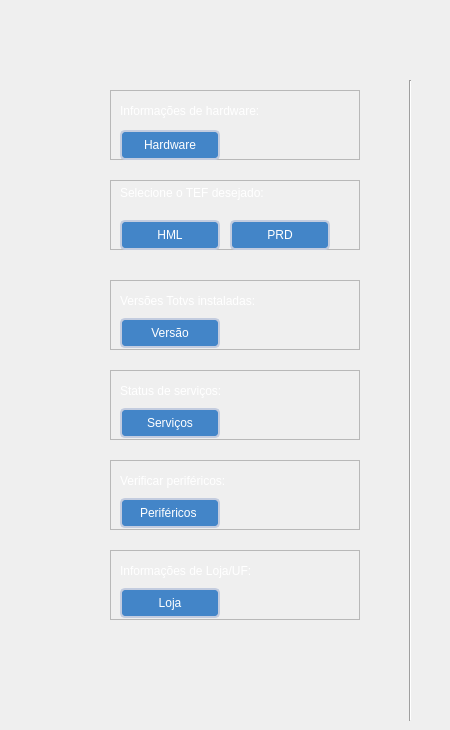
  <widget class="QWidget" name="page_3_totvs">
   <widget class="QFrame" name="frame_13">
    <property name="geometry">
     <rect>
      <x>110</x>
      <y>90</y>
      <width>250</width>
      <height>70</height>
     </rect>
    </property>
    <property name="minimumSize">
     <size>
      <width>250</width>
      <height>70</height>
     </size>
    </property>
    <property name="maximumSize">
     <size>
      <width>250</width>
      <height>70</height>
     </size>
    </property>
    <property name="frameShape">
     <enum>QFrame::StyledPanel</enum>
    </property>
    <property name="frameShadow">
     <enum>QFrame::Raised</enum>
    </property>
    <widget class="QPushButton" name="btn_hardware_3">
     <property name="enabled">
      <bool>true</bool>
     </property>
     <property name="geometry">
      <rect>
       <x>10</x>
       <y>40</y>
       <width>100</width>
       <height>30</height>
      </rect>
     </property>
     <property name="minimumSize">
      <size>
       <width>100</width>
       <height>30</height>
      </size>
     </property>
     <property name="maximumSize">
      <size>
       <width>100</width>
       <height>30</height>
      </size>
     </property>
     <property name="styleSheet">
      <string notr="true">QPushButton {
	background-color: rgb(67, 133, 200);
	border: 2px solid #c3ccdf;
	color: rgb(255, 255, 255);
	border-radius: 5px;
}
QPushButton:hover {
	background-color: rgb(85, 170, 255);
}
QPushButton:pressed {
	background-color: rgb(0, 0, 0);
}</string>
     </property>
     <property name="text">
      <string>Hardware</string>
     </property>
     <property name="icon">
      <iconset>
       <normaloff>../images/icons/hard-drive.svg</normaloff>../images/icons/hard-drive.svg</iconset>
     </property>
     <property name="iconSize">
      <size>
       <width>20</width>
       <height>18</height>
      </size>
     </property>
    </widget>
    <widget class="QLabel" name="label_hardware_3">
     <property name="geometry">
      <rect>
       <x>10</x>
       <y>10</y>
       <width>230</width>
       <height>22</height>
      </rect>
     </property>
     <property name="styleSheet">
      <string notr="true">font: 700 14pt &quot;Segoe UI&quot;;
color: rgb(255, 255, 255);</string>
     </property>
     <property name="text">
      <string>Informações de hardware:</string>
     </property>
    </widget>
   </widget>
   <widget class="QFrame" name="frame_14">
    <property name="geometry">
     <rect>
      <x>110</x>
      <y>180</y>
      <width>250</width>
      <height>70</height>
     </rect>
    </property>
    <property name="minimumSize">
     <size>
      <width>250</width>
      <height>70</height>
     </size>
    </property>
    <property name="maximumSize">
     <size>
      <width>250</width>
      <height>70</height>
     </size>
    </property>
    <property name="frameShape">
     <enum>QFrame::StyledPanel</enum>
    </property>
    <property name="frameShadow">
     <enum>QFrame::Raised</enum>
    </property>
    <widget class="QLabel" name="label_tef_4">
     <property name="geometry">
      <rect>
       <x>10</x>
       <y>0</y>
       <width>241</width>
       <height>26</height>
      </rect>
     </property>
     <property name="styleSheet">
      <string notr="true">font: 700 14pt &quot;Segoe UI&quot;;
color: rgb(255, 255, 255);</string>
     </property>
     <property name="text">
      <string>Selecione o TEF desejado:</string>
     </property>
    </widget>
    <widget class="QPushButton" name="btn_prd_4">
     <property name="geometry">
      <rect>
       <x>120</x>
       <y>40</y>
       <width>100</width>
       <height>30</height>
      </rect>
     </property>
     <property name="minimumSize">
      <size>
       <width>100</width>
       <height>30</height>
      </size>
     </property>
     <property name="maximumSize">
      <size>
       <width>100</width>
       <height>30</height>
      </size>
     </property>
     <property name="styleSheet">
      <string notr="true">QPushButton {
	background-color: rgb(67, 133, 200);
	border: 2px solid #c3ccdf;
	color: rgb(255, 255, 255);
	border-radius: 5px;
}
QPushButton:hover {
	background-color: rgb(85, 170, 255);
}
QPushButton:pressed {
	background-color: rgb(0, 0, 0);
}</string>
     </property>
     <property name="text">
      <string>PRD</string>
     </property>
     <property name="icon">
      <iconset>
       <normaloff>../images/icons/Lane3000.png</normaloff>../images/icons/Lane3000.png</iconset>
     </property>
     <property name="iconSize">
      <size>
       <width>27</width>
       <height>29</height>
      </size>
     </property>
    </widget>
    <widget class="QPushButton" name="btn_hml_4">
     <property name="geometry">
      <rect>
       <x>10</x>
       <y>40</y>
       <width>100</width>
       <height>30</height>
      </rect>
     </property>
     <property name="minimumSize">
      <size>
       <width>100</width>
       <height>30</height>
      </size>
     </property>
     <property name="maximumSize">
      <size>
       <width>100</width>
       <height>30</height>
      </size>
     </property>
     <property name="styleSheet">
      <string notr="true">QPushButton {
	background-color: rgb(67, 133, 200);
	border: 2px solid #c3ccdf;
	color: rgb(255, 255, 255);
	border-radius: 5px;
}
QPushButton:hover {
	background-color: rgb(85, 170, 255);
}
QPushButton:pressed {
	background-color: rgb(0, 0, 0);
}</string>
     </property>
     <property name="text">
      <string>HML</string>
     </property>
     <property name="icon">
      <iconset>
       <normaloff>../images/icons/Lane3000.png</normaloff>../images/icons/Lane3000.png</iconset>
     </property>
     <property name="iconSize">
      <size>
       <width>27</width>
       <height>29</height>
      </size>
     </property>
    </widget>
   </widget>
   <widget class="QFrame" name="frame_15">
    <property name="geometry">
     <rect>
      <x>110</x>
      <y>280</y>
      <width>250</width>
      <height>70</height>
     </rect>
    </property>
    <property name="minimumSize">
     <size>
      <width>250</width>
      <height>70</height>
     </size>
    </property>
    <property name="maximumSize">
     <size>
      <width>250</width>
      <height>70</height>
     </size>
    </property>
    <property name="frameShape">
     <enum>QFrame::StyledPanel</enum>
    </property>
    <property name="frameShadow">
     <enum>QFrame::Raised</enum>
    </property>
    <widget class="QLabel" name="label_version_3">
     <property name="geometry">
      <rect>
       <x>10</x>
       <y>10</y>
       <width>230</width>
       <height>22</height>
      </rect>
     </property>
     <property name="styleSheet">
      <string notr="true">font: 700 14pt &quot;Segoe UI&quot;;
color: rgb(255, 255, 255);</string>
     </property>
     <property name="text">
      <string>Versões Totvs instaladas:</string>
     </property>
    </widget>
    <widget class="QPushButton" name="btn_version_3">
     <property name="geometry">
      <rect>
       <x>10</x>
       <y>38</y>
       <width>100</width>
       <height>30</height>
      </rect>
     </property>
     <property name="minimumSize">
      <size>
       <width>100</width>
       <height>30</height>
      </size>
     </property>
     <property name="maximumSize">
      <size>
       <width>100</width>
       <height>30</height>
      </size>
     </property>
     <property name="styleSheet">
      <string notr="true">QPushButton {
	background-color: rgb(67, 133, 200);
	border: 2px solid #c3ccdf;
	color: rgb(255, 255, 255);
	border-radius: 5px;
}
QPushButton:hover {
	background-color: rgb(85, 170, 255);
}
QPushButton:pressed {
	background-color: rgb(0, 0, 0);
}</string>
     </property>
     <property name="text">
      <string>Versão</string>
     </property>
     <property name="icon">
      <iconset>
       <normaloff>../images/icons/totvs.png</normaloff>../images/icons/totvs.png</iconset>
     </property>
     <property name="iconSize">
      <size>
       <width>38</width>
       <height>25</height>
      </size>
     </property>
    </widget>
   </widget>
   <widget class="QFrame" name="frame_16">
    <property name="geometry">
     <rect>
      <x>110</x>
      <y>370</y>
      <width>250</width>
      <height>70</height>
     </rect>
    </property>
    <property name="minimumSize">
     <size>
      <width>250</width>
      <height>70</height>
     </size>
    </property>
    <property name="maximumSize">
     <size>
      <width>250</width>
      <height>70</height>
     </size>
    </property>
    <property name="frameShape">
     <enum>QFrame::StyledPanel</enum>
    </property>
    <property name="frameShadow">
     <enum>QFrame::Raised</enum>
    </property>
    <widget class="QLabel" name="label_servicos_3">
     <property name="geometry">
      <rect>
       <x>10</x>
       <y>10</y>
       <width>230</width>
       <height>22</height>
      </rect>
     </property>
     <property name="styleSheet">
      <string notr="true">font: 700 14pt &quot;Segoe UI&quot;;
color: rgb(255, 255, 255);</string>
     </property>
     <property name="text">
      <string>Status de serviços:</string>
     </property>
    </widget>
    <widget class="QPushButton" name="btn_servicos_3">
     <property name="geometry">
      <rect>
       <x>10</x>
       <y>38</y>
       <width>100</width>
       <height>30</height>
      </rect>
     </property>
     <property name="minimumSize">
      <size>
       <width>100</width>
       <height>30</height>
      </size>
     </property>
     <property name="maximumSize">
      <size>
       <width>100</width>
       <height>30</height>
      </size>
     </property>
     <property name="styleSheet">
      <string notr="true">QPushButton {
	background-color: rgb(67, 133, 200);
	border: 2px solid #c3ccdf;
	color: rgb(255, 255, 255);
	border-radius: 5px;
}
QPushButton:hover {
	background-color: rgb(85, 170, 255);
}
QPushButton:pressed {
	background-color: rgb(0, 0, 0);
}</string>
     </property>
     <property name="text">
      <string>Serviços</string>
     </property>
     <property name="icon">
      <iconset>
       <normaloff>../images/icons/cpu.svg</normaloff>../images/icons/cpu.svg</iconset>
     </property>
    </widget>
   </widget>
   <widget class="QFrame" name="frame_17">
    <property name="geometry">
     <rect>
      <x>110</x>
      <y>460</y>
      <width>250</width>
      <height>70</height>
     </rect>
    </property>
    <property name="minimumSize">
     <size>
      <width>250</width>
      <height>70</height>
     </size>
    </property>
    <property name="maximumSize">
     <size>
      <width>250</width>
      <height>70</height>
     </size>
    </property>
    <property name="frameShape">
     <enum>QFrame::StyledPanel</enum>
    </property>
    <property name="frameShadow">
     <enum>QFrame::Raised</enum>
    </property>
    <widget class="QLabel" name="label_perifericos_4">
     <property name="geometry">
      <rect>
       <x>10</x>
       <y>10</y>
       <width>230</width>
       <height>22</height>
      </rect>
     </property>
     <property name="styleSheet">
      <string notr="true">font: 700 14pt &quot;Segoe UI&quot;;
color: rgb(255, 255, 255);</string>
     </property>
     <property name="text">
      <string>Verificar periféricos:</string>
     </property>
    </widget>
    <widget class="QPushButton" name="btn_perifericos_4">
     <property name="geometry">
      <rect>
       <x>10</x>
       <y>38</y>
       <width>100</width>
       <height>30</height>
      </rect>
     </property>
     <property name="minimumSize">
      <size>
       <width>100</width>
       <height>30</height>
      </size>
     </property>
     <property name="maximumSize">
      <size>
       <width>100</width>
       <height>30</height>
      </size>
     </property>
     <property name="styleSheet">
      <string notr="true">QPushButton {
	background-color: rgb(67, 133, 200);
	border: 2px solid #c3ccdf;
	color: rgb(255, 255, 255);
	border-radius: 5px;
}
QPushButton:hover {
	background-color: rgb(85, 170, 255);
}
QPushButton:pressed {
	background-color: rgb(0, 0, 0);
}</string>
     </property>
     <property name="text">
      <string>Periféricos </string>
     </property>
     <property name="icon">
      <iconset>
       <normaloff>../images/icons/printer.svg</normaloff>../images/icons/printer.svg</iconset>
     </property>
    </widget>
   </widget>
   <widget class="QFrame" name="frame_18">
    <property name="geometry">
     <rect>
      <x>110</x>
      <y>550</y>
      <width>250</width>
      <height>70</height>
     </rect>
    </property>
    <property name="minimumSize">
     <size>
      <width>250</width>
      <height>70</height>
     </size>
    </property>
    <property name="maximumSize">
     <size>
      <width>250</width>
      <height>70</height>
     </size>
    </property>
    <property name="frameShape">
     <enum>QFrame::StyledPanel</enum>
    </property>
    <property name="frameShadow">
     <enum>QFrame::Raised</enum>
    </property>
    <widget class="QLabel" name="label_loja_3">
     <property name="geometry">
      <rect>
       <x>10</x>
       <y>10</y>
       <width>230</width>
       <height>22</height>
      </rect>
     </property>
     <property name="styleSheet">
      <string notr="true">font: 700 14pt &quot;Segoe UI&quot;;
color: rgb(255, 255, 255);</string>
     </property>
     <property name="text">
      <string>Informações de Loja/UF:</string>
     </property>
    </widget>
    <widget class="QPushButton" name="btn_loja_3">
     <property name="geometry">
      <rect>
       <x>10</x>
       <y>38</y>
       <width>100</width>
       <height>30</height>
      </rect>
     </property>
     <property name="minimumSize">
      <size>
       <width>100</width>
       <height>30</height>
      </size>
     </property>
     <property name="maximumSize">
      <size>
       <width>100</width>
       <height>30</height>
      </size>
     </property>
     <property name="styleSheet">
      <string notr="true">QPushButton {
	background-color: rgb(67, 133, 200);
	border: 2px solid #c3ccdf;
	color: rgb(255, 255, 255);
	border-radius: 5px;
}
QPushButton:hover {
	background-color: rgb(85, 170, 255);
}
QPushButton:pressed {
	background-color: rgb(0, 0, 0);
}</string>
     </property>
     <property name="text">
      <string>Loja</string>
     </property>
     <property name="icon">
      <iconset>
       <normaloff>../images/icons/shopping-bag.svg</normaloff>../images/icons/shopping-bag.svg</iconset>
     </property>
    </widget>
   </widget>
   <widget class="Line" name="line_3">
    <property name="geometry">
     <rect>
      <x>400</x>
      <y>80</y>
      <width>20</width>
      <height>641</height>
     </rect>
    </property>
    <property name="styleSheet">
     <string notr="true">rgb:(255, 255, 255)</string>
    </property>
    <property name="orientation">
     <enum>Qt::Vertical</enum>
    </property>
   </widget>
   <widget class="QLabel" name="label_3">
    <property name="geometry">
     <rect>
      <x>380</x>
      <y>20</y>
      <width>61</width>
      <height>61</height>
     </rect>
    </property>
    <property name="text">
     <string/>
    </property>
    <property name="pixmap">
     <pixmap>../images/icons/totvs.png</pixmap>
    </property>
    <property name="scaledContents">
     <bool>true</bool>
    </property>
   </widget>
  </widget>
